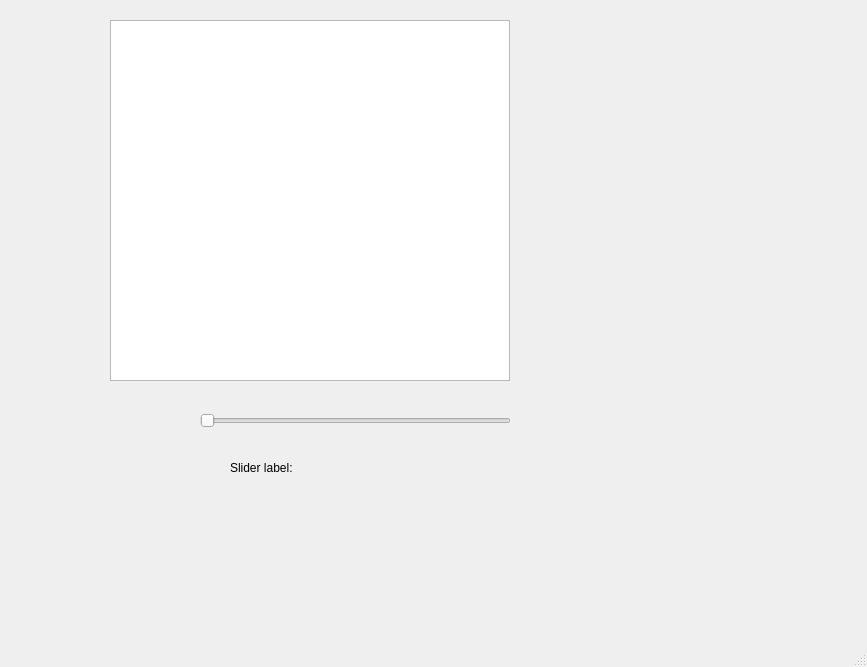
<?xml version="1.0" encoding="UTF-8"?>
<ui version="4.0">
 <class>MainWindow</class>
 <widget class="QMainWindow" name="MainWindow">
  <property name="geometry">
   <rect>
    <x>0</x>
    <y>0</y>
    <width>867</width>
    <height>667</height>
   </rect>
  </property>
  <property name="windowTitle">
   <string>MainWindow</string>
  </property>
  <widget class="QWidget" name="centralwidget">
   <widget class="QGraphicsView" name="graphicsView">
    <property name="geometry">
     <rect>
      <x>110</x>
      <y>20</y>
      <width>400</width>
      <height>361</height>
     </rect>
    </property>
   </widget>
   <widget class="QSlider" name="horizontalSlider">
    <property name="geometry">
     <rect>
      <x>200</x>
      <y>410</y>
      <width>311</width>
      <height>22</height>
     </rect>
    </property>
    <property name="orientation">
     <enum>Qt::Horizontal</enum>
    </property>
   </widget>
   <widget class="QLabel" name="sliderLabel">
    <property name="geometry">
     <rect>
      <x>230</x>
      <y>460</y>
      <width>151</width>
      <height>16</height>
     </rect>
    </property>
    <property name="text">
     <string>Slider label:</string>
    </property>
   </widget>
  </widget>
  <widget class="QMenuBar" name="menubar">
   <property name="geometry">
    <rect>
     <x>0</x>
     <y>0</y>
     <width>867</width>
     <height>22</height>
    </rect>
   </property>
  </widget>
  <widget class="QStatusBar" name="statusbar"/>
 </widget>
 <resources/>
 <connections/>
</ui>
